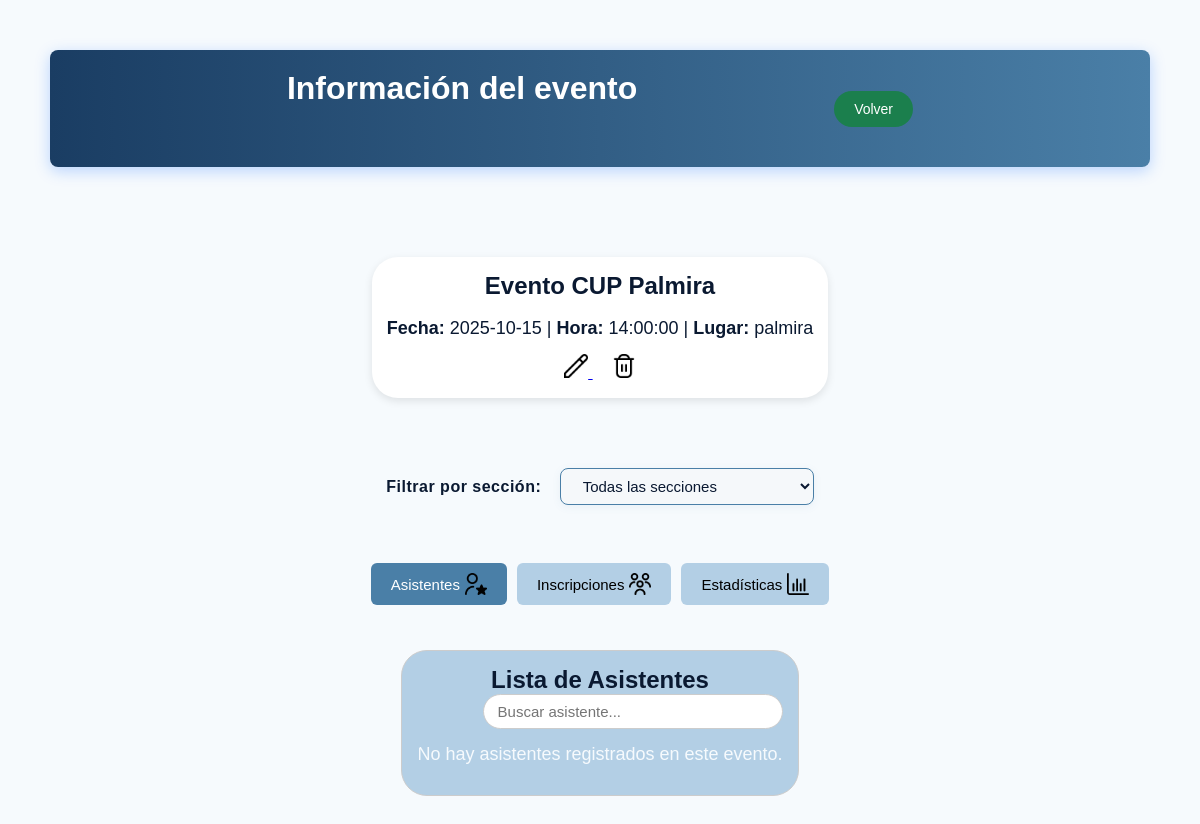
Screenshot of /administrador/eventos/inscritos.php?idE=13805901 (signed in) with the database file from the repository.
### tables this page shows
CREATE TABLE `eventos` (
  `idE` bigint(20) NOT NULL,
  `nombre` varchar(200) NOT NULL,
  `descripcion` text DEFAULT NULL,
  `fecha` date DEFAULT NULL,
  `hora` time DEFAULT NULL,
  `lugar` varchar(200) DEFAULT NULL,
  `aforo_max` bigint(20) DEFAULT NULL,
  `imagen` varchar(255) DEFAULT NULL
);

### assets/sentenciasSQL/eventos.php (called while the page is built, shortened)
<?php
class Eventos {
public function leerEventoPorId($idEvento) {
    include "Conexion.php";
    $stmt = $pdo->prepare("SELECT * FROM eventos WHERE idE = :idEvento LIMIT 1");
    $stmt->execute([':idEvento' => $idEvento]);
    return $stmt->fetch(PDO::FETCH_ASSOC);
}
}
?>

### administrador/eventos/inscritos.php (the view, shortened to what this page needs)
<?php
require_once "../../assets/sentenciasSQL/eventos.php";
$idE = intval($_GET['idE']);
$eventosObj = new Eventos();
$evento = $eventosObj->leerEventoPorId($idE);
$secciones = $eventosObj->obtenerSeccionesPorEvento($idE);
$seccionSeleccionada = isset($_GET['idSeccion']) ? intval($_GET['idSeccion']) : 0;
if ($seccionSeleccionada > 0) {
    $inscritos = $eventosObj->verInscritosPorSeccion($idE, $seccionSeleccionada);
    $asistentes = $eventosObj->verAsistentesPorSeccion($idE, $seccionSeleccionada);
    $estadisticas = $eventosObj->estadisticasEventoPorSeccion($idE, $seccionSeleccionada);
    $totalInscritos = $estadisticas['total_inscritos'] ?? 0;
    $totalAsistentes = $estadisticas['total_asistentes'] ?? 0;
    $porcentaje = ($totalInscritos > 0)
        ? round(($totalAsistentes / $totalInscritos) * 100, 2)
        : 0;
} else {
    $asistentes = $eventosObj->verAsistentes($idE);
}
?>
<!DOCTYPE html>
<html lang="es">
<head>
    <link rel="stylesheet" href="../../assets/css/admin.css">
    <link rel="stylesheet" href="../../assets/css/inscritos.css">
</head>
<body>
<header>
    <h1>Información del evento</h1>
    <a href="eventos_admin.php"><button>Volver</button></a>
</header>
<main>
    <div class="evento-info">
        <h2><?= htmlspecialchars($evento['nombre'], ENT_QUOTES, 'UTF-8'); ?></h2>
        <br>
        <p>
            <strong>Fecha:</strong> <?= htmlspecialchars($evento['fecha'], ENT_QUOTES, 'UTF-8'); ?> |
            <strong>Hora:</strong> <?= htmlspecialchars($evento['hora'], ENT_QUOTES, 'UTF-8'); ?> |
            <strong>Lugar:</strong> <?= htmlspecialchars($evento['lugar'], ENT_QUOTES, 'UTF-8'); ?>
        </p>
        <div class="botones_acciones">
            <a href="editar_evento.php?idE=<?= $evento['idE']; ?>">
                <button><img src="../../assets/img/lapiz.png" alt="Editar" class="icono-EM"></button>
            </a>ㅤ
            <form method="POST" style="display:inline;" onsubmit="return confirm('¿Estás seguro de eliminar este evento?');">
                <button type="submit" name="eliminar"><img src="../../assets/img/basura.png" alt="Eliminar" class="icono-EM"></button>
            </form>
        </div>
    </div>
    <?php if (!empty($secciones)): ?>
<div style="margin: 20px 0;">
    <form method="GET" action="">
        <label for="idSeccion"><strong>Filtrar por sección:</strong></label>
        <select name="idSeccion" id="idSeccion" onchange="this.form.submit()">
            <option value="0">Todas las secciones</option>
        </select>
    </form>
</div>
<?php endif; ?>
    <div class="tab-menu">
        <button class="tab-link active" data-tab="asistentes">Asistentes <img src="../../assets/img/revisar.png" class="icono-Estrella"></button>
        <button class="tab-link" data-tab="inscripciones">Inscripciones <img src="../../assets/img/usuarios.png" class="icono-Estrella"></button>
        <button class="tab-link" data-tab="estadisticas">Estadísticas <img src="../../assets/img/estadisticas.png" class="icono-Estrella"></button>
    </div>
    <div id="asistentes" class="tab-content active">
        <h2>Lista de Asistentes</h2>
        <div class="search-bar">
            <input type="text" id="busquedaAsistentes" placeholder="Buscar asistente...">
        </div>
        <div class="table-container">
            <?php if (!empty($asistentes)): ?>
                <table id="tablaAsistentes">
                    <thead>
                        <tr>
                            <th>ID Registro</th>
                            <th>Nombre</th>
                            <th>Teléfono</th>
                            <th>Correo</th>
                            <th>Fecha y hora de Asistencia</th>
                        </tr>
                    </thead>
                    <tbody>
                        <?php foreach ($asistentes as $usuario):
                            $nombreCompleto = $usuario['nombre'] . ' ' . $usuario['apellidos'];
                            $telefonoCompleto = $usuario['lada'] . ' ' . $usuario['telefono'];
                        ?>
                        <tr>
                            <td><?= htmlspecialchars($usuario['idR']); ?></td>
                            <td><?= htmlspecialchars($nombreCompleto); ?></td>
                            <td><?= htmlspecialchars($telefonoCompleto); ?></td>
                            <td><?= htmlspecialchars($usuario['correo']); ?></td>
                            <td><?= htmlspecialchars($usuario['fecha_asistencia']); ?></td>
                        </tr>
                        <?php endforeach; ?>
                    </tbody>
                </table>
            <?php else: ?>
                <p style="text-align:center;">No hay asistentes registrados en este evento.</p>
            <?php endif; ?>
        </div>
    </div>
</main>
</body>
</html>

### assets/css/admin.css (style rules this page uses)
body { font-family: Arial, sans-serif; text-align: center; padding: 30px; }
h1 { margin-bottom: 40px; }
:root { --azul-oscuro: #0A1931; --azul-medio: #4A7FA7; --azul-intermedio: #1A3D63; --azul-claro: #B3CFE5; --verde-medio: #1b7f4d; --verde-intermedio: #145C44; --blanco: #ffffff; --blanco-azulado: #F6FAFD; --sombra-azul: rgba(0, 98, 255, 0.25); --sombra-hover: rgba(11, 130, 190, 0.356); --imagenFondo: url(../img/fondoRegistro1.png); }
* { margin: 0; padding: 0; box-sizing: border-box; font-family: "Poppins", sans-serif; }
body { min-height: 100vh; display: flex; flex-direction: column; background: linear-gradient(rgba(0,0,0,0.45), rgba(0,0,0,0.45)), var(--imagenFondo); background-size: cover; background-position: center; color: var(--azul-oscuro); }
header { background: linear-gradient(90deg, var(--azul-intermedio), var(--azul-medio)); padding: 20px 40px; width: 100% ; display: flex; justify-content: space-evenly; align-items: center; color: var(--blanco); box-shadow: 0 4px 15px var(--sombra-azul); top: 0; z-index: 1000; margin-bottom: 40px; border-radius: 8px; }
header button { background: var(--verde-medio); color: var(--blanco); border: none; border-radius: 25px; padding: 10px 20px; font-size: 14px; cursor: pointer; transition: 0.3s ease; }
main { flex: 1; display: flex; flex-direction: column; align-items: center; padding: 50px 20px; gap: 30px; }
main p { font-size: 18px; color: var(--blanco-azulado); margin-bottom: 15px; }

### assets/css/inscritos.css (style rules this page uses)
body { font-family: Arial, sans-serif; margin: 20px; background: #F6FAFD; }
h1, h2 { text-align: center; }
.evento-info { text-align: center; margin-bottom: 20px; background: #fff; padding: 15px; border-radius: 26px; box-shadow: 0 3px 8px rgba(0, 0, 0, 0.1); }
.evento-info p { color: #0A1931; }
.table-container { overflow-x: auto; margin: 0 auto; max-width: 1000px; border-radius: 10px; }
.tab-menu { display: flex; gap: 10px; margin-bottom: 15px; justify-content: center; flex-wrap: wrap; }
.tab-menu button { padding: 10px 20px; border: none; background: #B3CFE5; cursor: pointer; border-radius: 6px; transition: 0.3s; font-size: 15px; display: flex; align-items: center; gap: 5px; }
.tab-menu button.active { background: #4A7FA7; color: white; }
.tab-content { display: none; padding: 15px; border: 1px solid #ccc; border-radius: 26px; background: #B3CFE5; }
.tab-content.active { display: block; }

### administrador/eventos/inscritos.php (style rules this page uses)
.search-bar { width: 100%; display: flex; justify-content: flex-end; margin-bottom: 15px; }
.search-bar input { width: 300px; max-width: 90%; padding: 8px 14px; border: 1px solid #ccc; border-radius: 20px; font-size: 15px; transition: all 0.3s ease; }
.evento-info button { background: none; border: none; cursor: pointer; transition: transform 0.2s ease; }
.icono-EM { width: 24px; height: 24px; }
.icono-Estrella { width: 22px; height: 22px; object-fit: contain; image-rendering: crisp-edges; }
label[for="idSeccion"] { font-weight: 600; color: #0A1931; font-size: 16px; margin-right: 8px; letter-spacing: 0.5px; }
#idSeccion { padding: 8px 18px; border: 1.5px solid #4A7FA7; border-radius: 8px; background: #f5f8fa; color: #0A1931; font-size: 15px; font-weight: 500; box-shadow: 0 2px 8px rgba(74,127,167,0.08); transition: border-color 0.3s, box-shadow 0.3s; outline: none; margin-left: 6px; margin-bottom: 8px; }

### rows the page displays
eventos: nombre "Evento CUP Palmira", fecha "2025-10-15", hora "14:00:00", lugar "palmira"
